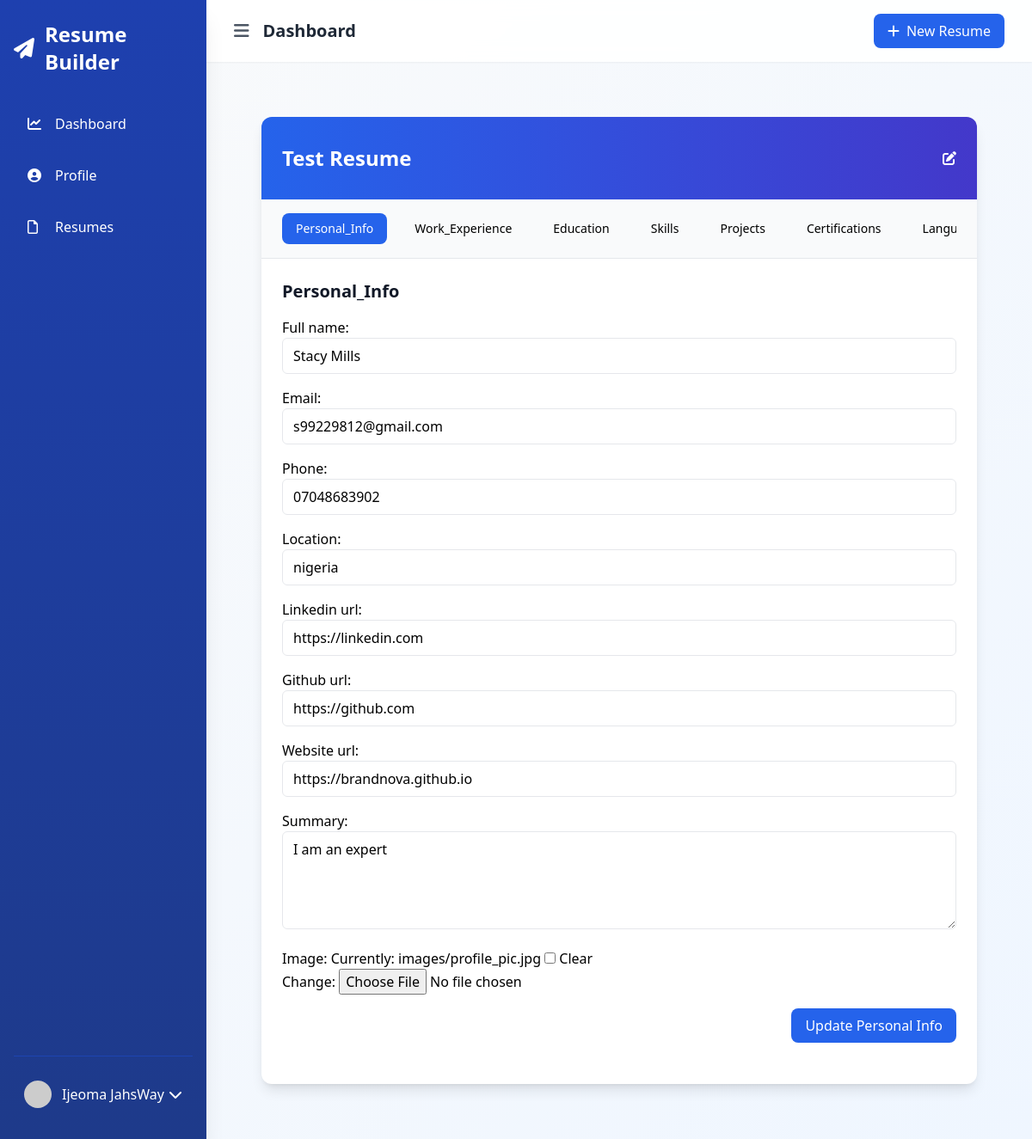
The page /resumes/test-resume-67e2bf9a/edit/ (signed in) on the database as committed earlier.
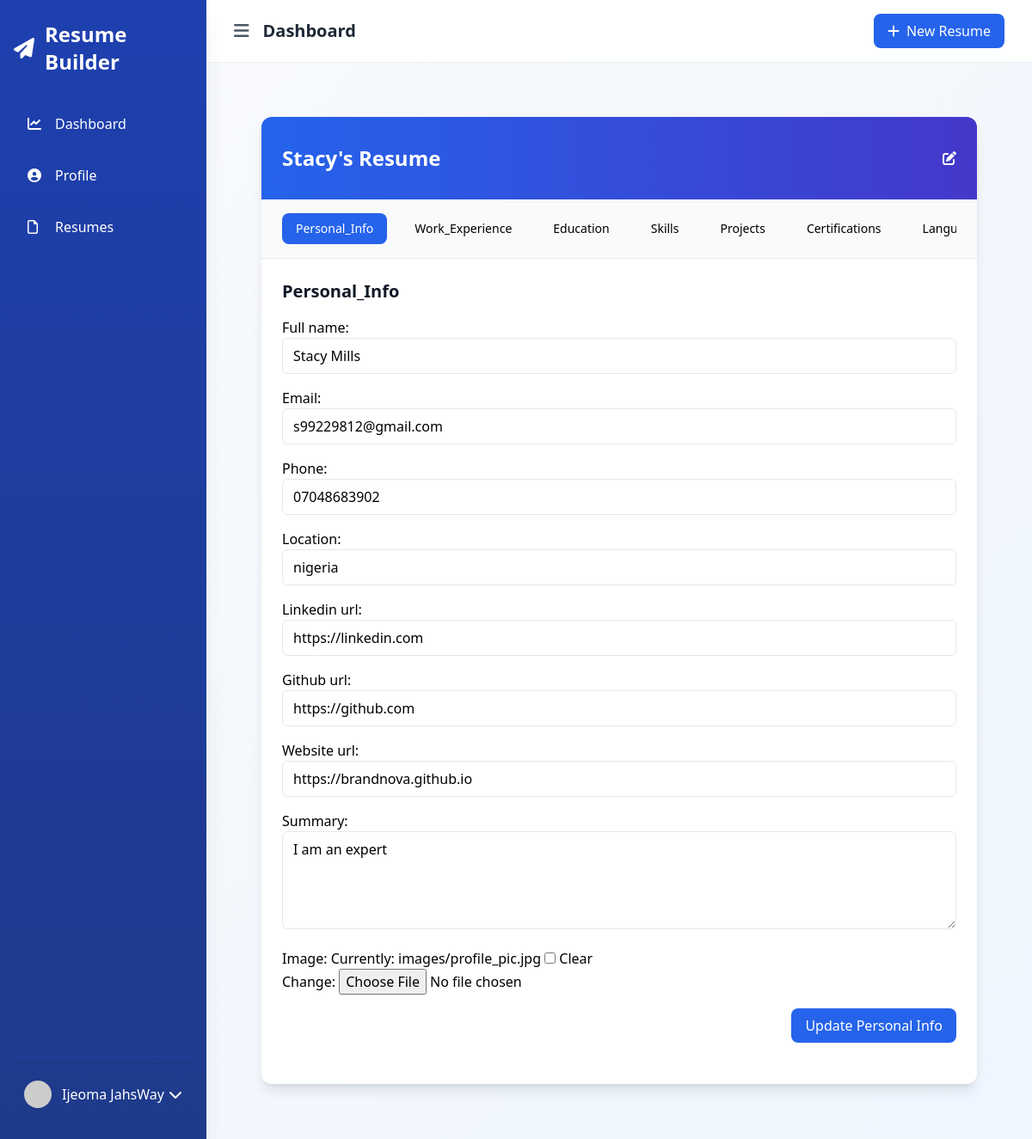
The same page on the database as committed later.
### resumes/models.py (models this page shows, shortened)
class Resume(models.Model):
    user = models.ForeignKey(User, on_delete=models.CASCADE)
    title = models.CharField(max_length=100)
    created_at = models.DateTimeField(auto_now_add=True)
    updated_at = models.DateTimeField(auto_now=True)
    is_complete = models.BooleanField(default=False)
    slug = models.SlugField(unique=True, blank=True)
    template = models.ForeignKey(ResumeTemplate, on_delete=models.SET_NULL, null=True)

### resumes/views.py (the view, shortened to what this page needs)
# urls.py: path('<slug:resume_slug>/edit/', views.edit_resume, name='edit_resume'),
@login_required
def edit_resume(request, resume_slug):
    resume = get_object_or_404(Resume, slug=resume_slug, user=request.user)
    SECTION_MAPPING = {
        'personal_info': (PersonalInfoForm, 'personalinfo'),  # One-to-one relationship
        'work_experience': (WorkExperienceForm, 'workexperience_set'),
        'education': (EducationForm, 'education_set'),
        'skills': (SkillForm, 'skill_set'),
        'projects': (ProjectForm, 'project_set'),
        'certifications': (CertificationForm, 'certification_set'),
        'languages': (LanguageForm, 'language_set'),
        'references': (ReferenceForm, 'references'),
        'custom_sections': (CustomSectionForm, 'custom_sections')
    }
    context = {
        'resume': resume,
        'sections': {}
    }
    for section, (form_class, model_attr) in SECTION_MAPPING.items():
        if section == 'personal_info':
            instance = getattr(resume, model_attr, None)
            context['sections'][section] = {
                'form': form_class(instance=instance) if instance else form_class(),
                'items': [instance] if instance else []
            }
        else:
            context['sections'][section] = {
                'form': form_class(),
                'items': getattr(resume, model_attr).all()
            }
    return render(request, 'resumes/edit_resume.html', context)

### core/context_processors.py (called while the page is built)
def site_settings(request):
    try:
        settings = SiteSettings.objects.first()
        templates = ResumeTemplate.objects.filter(is_active=True).order_by('?')
        return {
            'site_settings': settings,
            'featured_templates': templates
        }
    except:
        return {
            'site_settings': None,
            'featured_templates': []
        }

### resumes/templates/resumes/edit_resume.html (shortened to what this page needs)
{% extends "accounts/dashboard_base.html" %}
{% block content %}
<div class="max-w-4xl mx-auto px-4 sm:px-6 lg:px-8 py-8">
    <div class="bg-white rounded-xl shadow-lg overflow-hidden">
        <div class="bg-gradient-to-r from-blue-600 to-indigo-700 px-6 py-8">
            <div class="flex items-center justify-between">
                <h1 class="text-2xl font-bold text-white" id="resumeTitle">{{ resume.title }}</h1>
                <button onclick="editTitle()" class="text-white hover:text-blue-200">
                    <i class="fas fa-edit"></i>
                </button>
            </div>
        </div>
        <div class="bg-gray-50 px-6 py-4 border-b">
            <nav class="flex space-x-4 overflow-x-auto">
                {% for section_name, section_data in sections.items %}
                    <button onclick="showSection('{{ section_name }}')"
                            class="section-tab px-4 py-2 rounded-lg text-sm font-medium hover:bg-gray-100 transition-colors"
                            data-section="{{ section_name }}">
                        {{ section_name|title }}
                    </button>
                {% endfor %}
            </nav>
        </div>
        <div class="p-6">
            {% for section_name, section_data in sections.items %}
                <div id="{{ section_name }}_section" class="section-content hidden">
                    <div class="mb-6">
                        <h2 class="text-xl font-semibold text-gray-900 mb-4">{{ section_name|title }}</h2>
                        {% if section_name == 'personal_info' %}
                            <form id="{{ section_name }}_form" onsubmit="return handleSubmit(event, '{{ section_name }}')" class="space-y-4">
                                {{ section_data.form.as_p }}
                                <div class="flex justify-end">
                                    <button type="submit" class="px-4 py-2 bg-blue-600 text-white rounded-lg hover:bg-blue-700">
                                        {% if section_data.items %}Update{% else %}Save{% endif %} Personal Info
                                    </button>
                                </div>
                            </form>
                        {% endif %}
                    </div>
                </div>
            {% endfor %}
        </div>
    </div>
</div>
{% endblock %}

Rows that differ between the two databases and show on the page:
changed Resume: title "Test Resume" → "Stacy's Resume"
